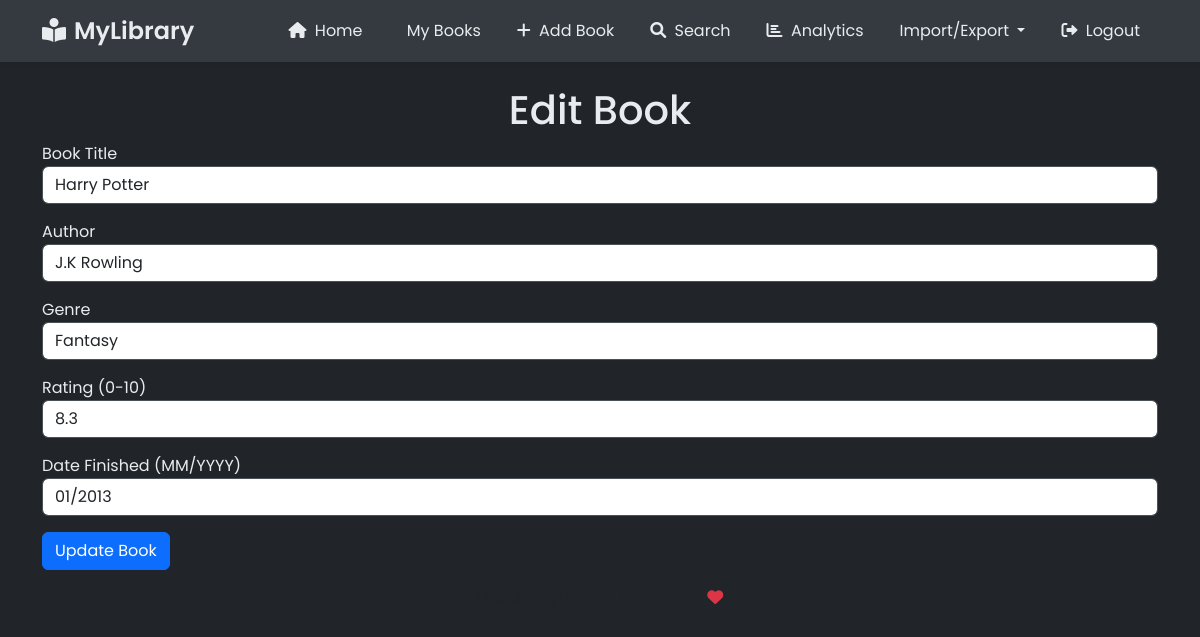
/edit_book/1 (signed in), run on the app's committed database.
### main.py (models this page shows)
class Book(db.Model):
    id = db.Column(db.Integer, primary_key=True)
    title = db.Column(db.String(150), nullable=False)
    author = db.Column(db.String(150), nullable=False)
    genre = db.Column(db.String(150), nullable=False)
    notes = db.Column(db.Text, nullable=True)
    date_book_finished = db.Column(db.String(150), nullable=True)
    cover_image = db.Column(db.String(255), nullable=True)
    rating = db.Column(db.Float, nullable=True)
    description = db.Column(db.Text, nullable=True)
    category = db.Column(db.String(50), default='mylibrary')
    user_id = db.Column(db.Integer, db.ForeignKey('user.id'), nullable=False)
    shelf_id = db.Column(db.Integer, db.ForeignKey('shelf.id'), nullable=True)

### main.py (the view, shortened to what this page needs)
@app.route("/edit_book/<int:book_id>", methods=["GET", "POST"])
@login_required
def edit_book(book_id):
    book = Book.query.get(book_id)
    return render_template("edit_book.html", book=book, genres=GENRES)

### main.py (called while the page is built)
@login_manager.user_loader
def load_user(user_id):
    return User.query.get(int(user_id))

### templates/edit_book.html (shortened to what this page needs)
{% extends "base.html" %}
{% block content %}
<div class="container mt-4">
    <h1 class="text-center">Edit Book</h1>
    <form method="POST" action="{{ url_for('edit_book', book_id=book.id) }}">
        <div class="form-group">
            <label for="title">Book Title</label>
            <input type="text" name="title" class="form-control mb-2" id="title" placeholder="Book Title" value="{{ book.title }}" required>
        </div>
        <div class="form-group">
            <label for="author">Author</label>
            <input type="text" name="author" class="form-control mb-2" id="author" placeholder="Author" value="{{ book.author }}" required>
        </div>
        <div class="form-group">
            <label for="genre">Genre</label>
            <select name="genre" class="form-control mb-2" id="genre" required>
                <optgroup label="Most Common Genres">
                    {% for genre in genres[:10] %}
                        <option value="{{ genre }}" {% if genre == book.genre %}selected{% endif %}>{{ genre }}</option>
                    {% endfor %}
                </optgroup>
            </select>
        </div>
        <div class="form-group">
            <label for="rating">Rating (0-10)</label>
            <input type="text" name="rating" class="form-control mb-2" id="rating" placeholder="Rating (0-10)" value="{{ book.rating if book.rating is not none else '' }}">
        </div>
        <div class="form-group">
            <label for="date_book_finished">Date Finished (MM/YYYY)</label>
            <input type="text"
                   name="date_book_finished"
                   class="form-control mb-2"
                   id="date_book_finished"
                   placeholder="MM/YYYY"
                   pattern="(0[1-9]|1[0-2])\/[0-9]{4}"
                   title="Please enter date in MM/YYYY format (e.g., 03/2024)"
                   value="{{ book.date_book_finished if book.date_book_finished }}">
        </div>
        <button type="submit" class="btn btn-primary">Update Book</button>
    </form>
</div>
{% endblock %}

### static/css/style.css (style rules this page uses)
body { font-family: 'Poppins', sans-serif; background-color: #212529; color: #e9ecef; min-height: 100vh; }
.form-control { border: 1px solid #495057; }
.btn { transition: all 0.2s; }
select.form-control { position: relative; z-index: 1000; }
.form-group { position: relative; margin-bottom: 1rem; }
optgroup { font-weight: bold; color: #6c757d; }
optgroup option { font-weight: normal; padding-left: 15px; }

### data on the page
Book: title "Harry Potter", author "J.K Rowling", genre "Fantasy", rating "8.3", date_book_finished "01/2013"
